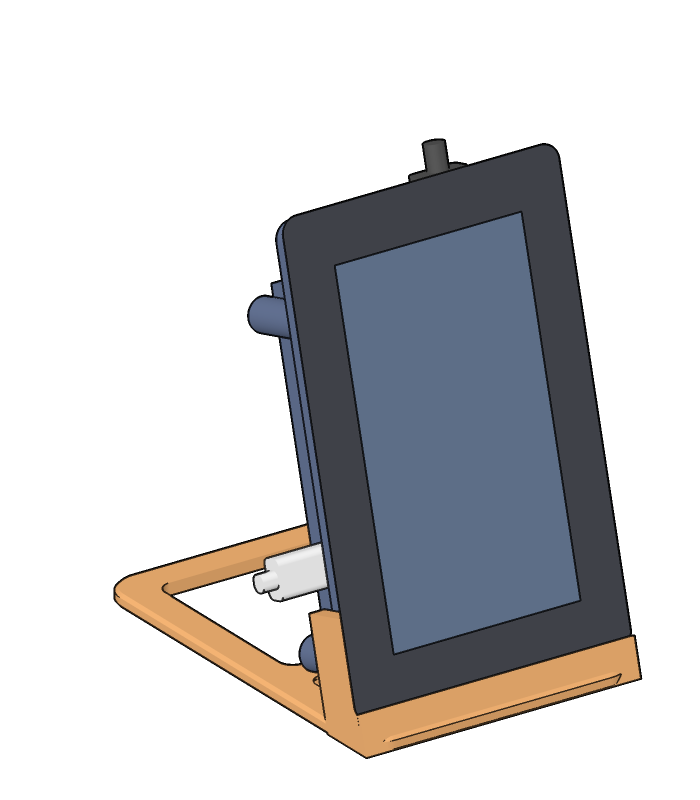
#> input picture docs/img/slate-v4.png, 1400 x 1600 px, found by its file name (shown at 1/2 size)
$ python cover.py docs/img/slate-v4.png docs/img/cover.png
#> lines starting #> are read from the running program, lines starting #| are printed output that depends on the picture
# Makes the cover of the project (docs/img/cover.png) from a render: 4:3, with a transparent
# background. Run: uv run --no-project --with pillow python lulzbot/cover.py docs/img/slate-v4.png docs/img/cover.png
import sys
from PIL import Image, ImageDraw
src, out = sys.argv[1], sys.argv[2]
im = Image.open(src).convert("RGBA")
w, h = im.size
#> w = 1400; h = 1600
# The background: fill from the corners with a transparent color.
for xy in ((0, 0), (w - 1, 0), (0, h - 1), (w - 1, h - 1)):
    ImageDraw.floodfill(im, xy, (0, 0, 0, 0), thresh=12)
# The holes (inside the base): the pure white pixels. The shaded faces are darker.
px = im.load()
for y in range(h):
    for x in range(w):
        r, g, b, a = px[x, y]
        if a and min(r, g, b) >= 250:
            px[x, y] = (0, 0, 0, 0)
box = im.getbbox()
#> box = (227, 277, 1285, 1518)
im = im.crop(box)
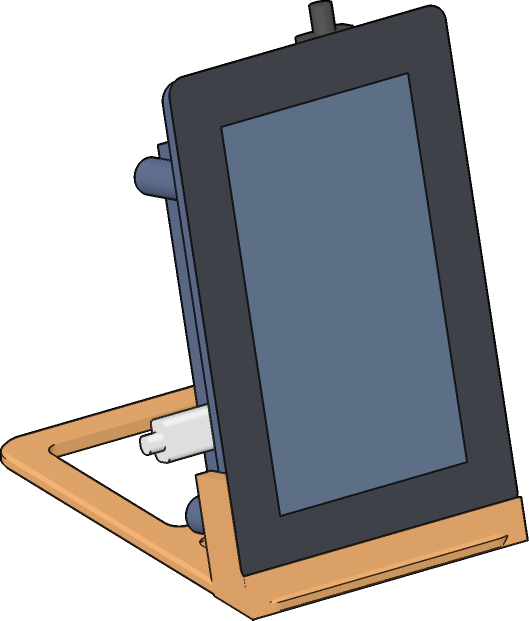
#> im: PIL image 1058x1241 RGBA (shown at 1/2 size); mean R, G, B, A 56.3, 55.8, 58.4, 145.2; transparent parts drawn white
cw, ch = im.size
#> cw = 1058; ch = 1241
H = int(max(ch, cw * 3 / 4) * 1.12)
#> H = 1389
W = int(H * 4 / 3)
#> W = 1852
canvas = Image.new("RGBA", (W, H), (0, 0, 0, 0))
#> canvas: PIL image 1852x1389 RGBA; every value is 0
canvas.paste(im, ((W - cw) // 2, (H - ch) // 2))
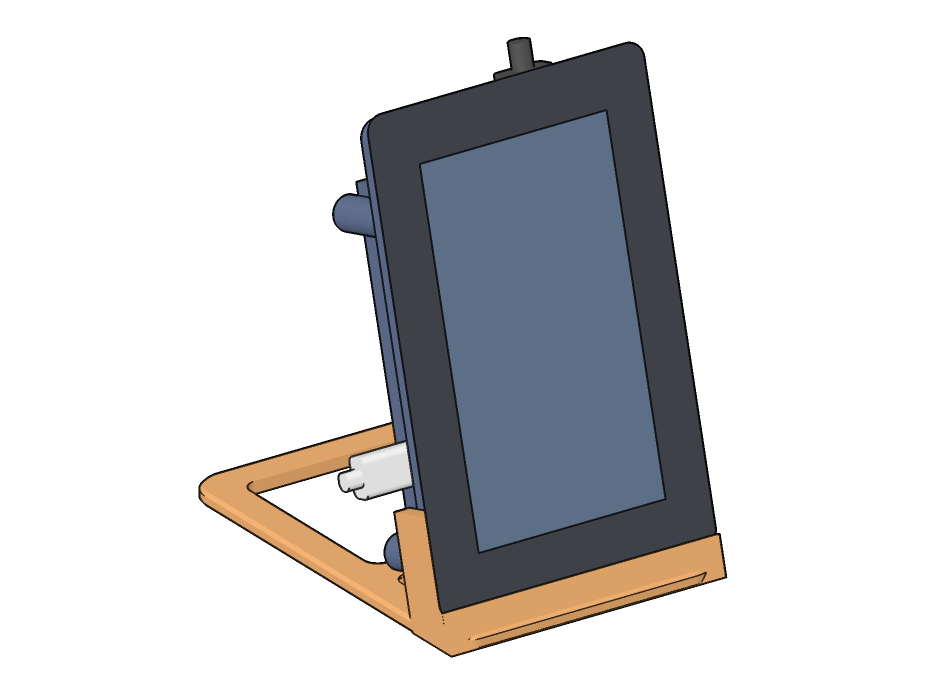
#> canvas: PIL image 1852x1389 RGBA (shown at 1/2 size); mean R, G, B, A 28.7, 28.5, 29.8, 74.1; transparent parts drawn white
canvas = canvas.resize((1200, 900), Image.LANCZOS)
#> canvas: PIL image 1200x900 RGBA
canvas.save(out, optimize=True)
